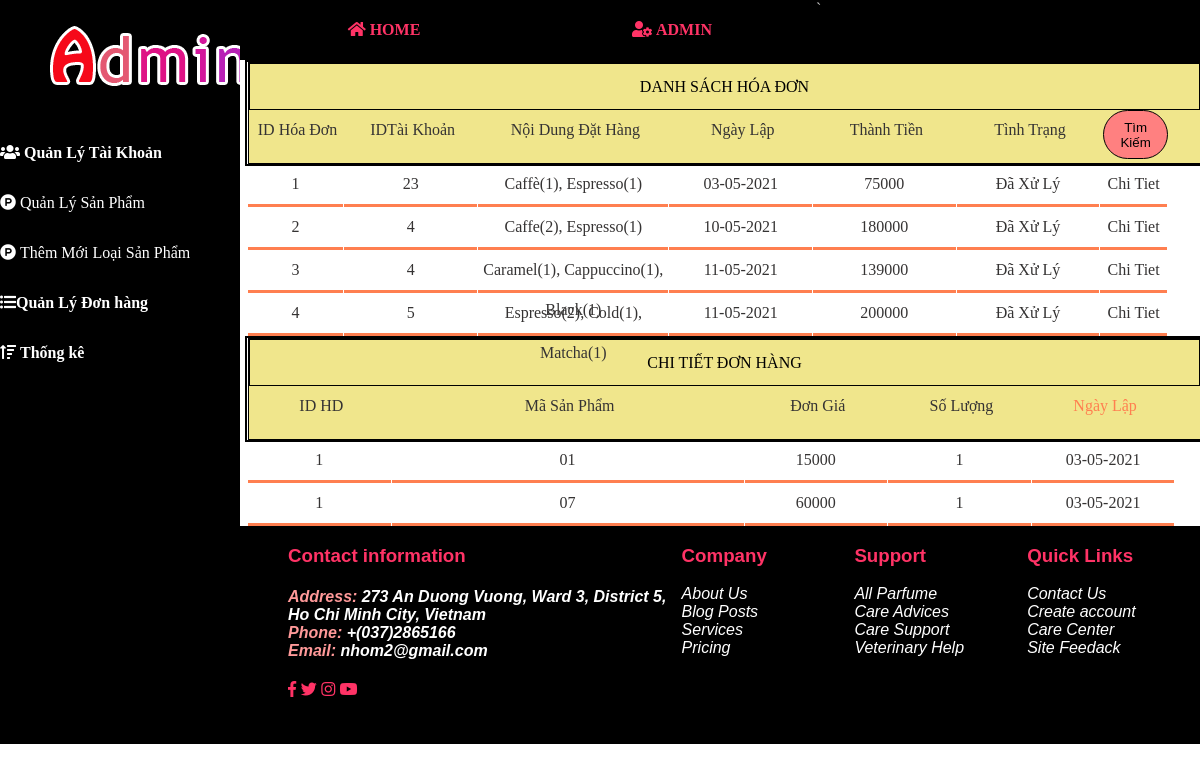
The page /nhom2/Admin/index.php?act=ttdh&chitiet=1 on the database its author committed.
### tables this page shows
CREATE TABLE `hoadon` (
  `idhd` int(10) NOT NULL,
  `matk` int(10) NOT NULL,
  `noidungdathang` varchar(255) NOT NULL,
  `ngaylap` varchar(100) NOT NULL,
  `thanhtien` varchar(100) NOT NULL,
  `tinhtrang` varchar(2) NOT NULL
);

CREATE TABLE `cthoadon` (
  `mahd` int(10) NOT NULL,
  `masp` varchar(100) NOT NULL,
  `gia` varchar(100) NOT NULL,
  `soluong` int(10) NOT NULL,
  `ngaydat` varchar(100) NOT NULL
);

### nhom2/Admin/order/donhang.php (the view, shortened to what this page needs)
<link rel="stylesheet" href="indexcss.css">
<?php
$conn=mysqli_connect("localhost","root","","trasua");
$sql="select * from hoadon";
$result=mysqli_query($conn,$sql);
echo "<div style='border: #000 2px solid;margin-left:5px'>
<div class='table1'><div style='height: 45px;text-align:center;line-height:45px;border: #000 1px solid;'>DANH SÁCH HÓA ĐƠN</div>
<div class='table_dep2'style='height:50px;width:10%'>ID Hóa Đơn</div>
<div class='table_dep1'style='height:50px;width:14%'>IDTài Khoản</div>
<div class='table_dep2'style='height:50px;width:20%'>Nội Dung Đặt Hàng</div>
<div class='table_dep2'style='height:50px;width:15%'>Ngày Lập</div>
<div class='table_dep3'style='height:50px;width:15%'>Thành Tiền</div>
<div class='table_dep3'style='height:50px;width:15%'>Tình Trạng</div>
<div class='table_dep3'style='height:50px;width:7%'><a href='index.php?act=ttdh&nut=tim'><button> Tìm Kiếm</button></a></div>
</div>";
while ($row = mysqli_fetch_array($result)) {
    echo "<div class='table_dep1'style='height:40px;width:10%;border-bottom-style: solid;border-bottom-color: coral;'>".$row[0]."</div>";
   echo "<div class='table_dep1'style='height:40px;width:14%;border-bottom-style: solid;border-bottom-color: coral;'>".$row[1]."</div>";
   echo "<div class='table_dep1'style='height:40px;width:20%;border-bottom-style: solid;border-bottom-color: coral;'>".$row[2]."</div>";
   echo "<div class='table_dep2'style='height:40px;width:15%;border-bottom-style: solid;border-bottom-color: coral;'>".$row[3]."</div>";
   echo "<div class='table_dep2'style='height:40px;width:15%;border-bottom-style: solid;border-bottom-color: coral;'>".$row[4]."</div>";
   if($row[5]==1)
    echo "<div class='table_dep3'style='height:40px;width:15%;border-bottom-style: solid;border-bottom-color: coral;'>Đã Xử Lý</div>";
   else
    echo "<div class='table_dep3'style='height:40px;width:15%;border-bottom-style: solid;border-bottom-color: coral;'><a href='index.php?act=ttdh&xuli=".$row[0]."'>Chưa Xử Lý</a></div>";
    echo "<div class='table_dep3'style='height:40px;width:7%;border-bottom-style: solid;border-bottom-color: coral;'><a href='index.php?act=ttdh&chitiet=".$row[0]."'> Chi Tiet</a></div>";
}
echo "</div><div style='clear:both'></div>";
?>
<div style="height:auto;width:100%;">
    <?php
        if(isset($_GET['chitiet']))
            include('order/ctorder.php');
    ?>
</div>

### nhom2/Admin/order/ctorder.php (shortened to what this page needs)
<link rel="stylesheet" href="indexcss.css">
<?php
echo "<div style='border: #000 2px solid;margin-left:5px'>
<div class='table1'><div style='height: 45px;text-align:center;line-height:45px;border: #000 1px solid;'>CHI TIẾT ĐƠN HÀNG</div>
<div class='table_dep2'style='height:50px;width:15%'>ID HD</div>
<div class='table_dep1'style='height:50px;width:37%'>Mã Sản Phẩm</div>
<div class='table_dep2'style='height:50px;width:15%'>Đơn Giá</div>
<div class='table_dep2'style='height:50px;width:15%'>Số Lượng</div>
<div class='table_but'style='height:50px;width:15%'>Ngày Lập</div>
</div>";
$mt=$_GET['chitiet'];
$conn=mysqli_connect("localhost","root","","trasua");
$sql="select * from cthoadon where mahd='$mt'";
$result=mysqli_query($conn,$sql);
while ($row = mysqli_fetch_array($result)) {
    echo "<div class='table_dep1'style='height:40px;width:15%;border-bottom-style: solid;border-bottom-color: coral;'>".$row[0]."</div>";
    echo "<div class='table_dep1'style='height:40px;width:37%;border-bottom-style: solid;border-bottom-color: coral;'>".$row[1]."</div>";
     echo "<div class='table_dep2'style='height:40px;width:15%;border-bottom-style: solid;border-bottom-color: coral;'>".$row[2]."</div>";
    echo "<div class='table_dep2'style='height:40px;width:15%;border-bottom-style: solid;border-bottom-color: coral;'>".$row[3]."</div>";
     echo "<div class='table_dep3'style='height:40px;width:15%;border-bottom-style: solid;border-bottom-color: coral;'>".$row[4]."</div>";
}
echo "</div>";
?>

### nhom2/Admin/indexcss.css (style rules this page uses)
.table1 { width: 100%; height: 100px; margin-left: 1px; background-color: khaki; color: #000; border: #000 1px solid; }
.table_dep2 { float: left; color:rgb(53, 51, 51); line-height:40px; margin-left: 1px; text-align: center; }
.table_dep1 { float: left; color:rgb(53, 51, 51); line-height:40px; margin-left: 1px; text-align: center; }
.table_dep3 { float: left; color:rgb(53, 51, 51); text-align: center; line-height:40px; margin-left: 1px; }
.table_but { float: left; color: coral; text-align: center; line-height:40px; margin-left: 1px; text-align: center; }
.table_dep3 button { width:98%; background:#FF8080; height: 98%; border:solid 1px #000; color:#000; border-radius: 40px; }
a { text-decoration: none; color:rgb(53, 51, 51); }

### rows shown on the page
hoadon: idhd "1", matk "23", noidungdathang "Caffè(1), Espresso(1)", ngaylap "03-05-2021", thanhtien "75000", tinhtrang "Đã Xử Lý"
hoadon: idhd "2", matk "4", noidungdathang "Caffe(2), Espresso(1)", ngaylap "10-05-2021", thanhtien "180000", tinhtrang "Đã Xử Lý"
hoadon: idhd "3", matk "4", noidungdathang "Caramel(1), Cappuccino(1), Black(1)", ngaylap "11-05-2021", thanhtien "139000", tinhtrang "Đã Xử Lý"
hoadon: idhd "4", matk "5", noidungdathang "Espresso(2), Cold(1), Matcha(1)", ngaylap "11-05-2021", thanhtien "200000", tinhtrang "Đã Xử Lý"
cthoadon: mahd "1", masp "01", gia "15000", soluong "1", ngaydat "03-05-2021"
cthoadon: mahd "1", masp "07", gia "60000", soluong "1", ngaydat "03-05-2021"
